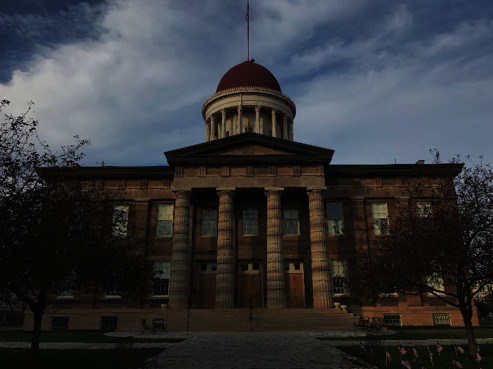
#> input picture _4.python/__code/Python資料視覺化從2D到3D使用matplotlib實作a/springfield.jpg, 493 x 369 px, found by its file name
$ python ch14_19.py
#> lines starting #> are read from the running program, lines starting #| are printed output that depends on the picture
# ch14_19.py
import cv2
import matplotlib.pyplot as plt

src = cv2.imread("springfield.jpg",cv2.IMREAD_GRAYSCALE)
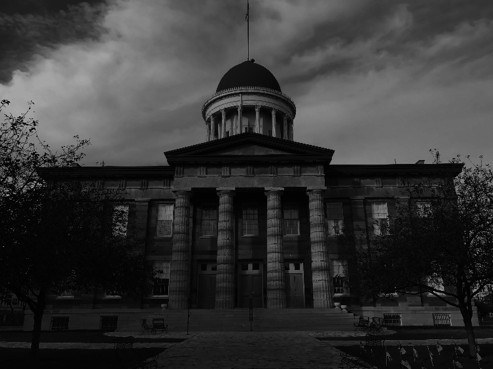
#> src: shape (369, 493); min 0, max 178, mean 53.1
plt.subplot(121)                        # 建立子圖 1
plt.imshow(src, 'gray')                 # 灰階顯示第1張圖
plt.subplot(122)                        # 建立子圖 2
plt.hist(src.ravel(),256)               # 降維再繪製直方圖
plt.tight_layout()
plt.show()
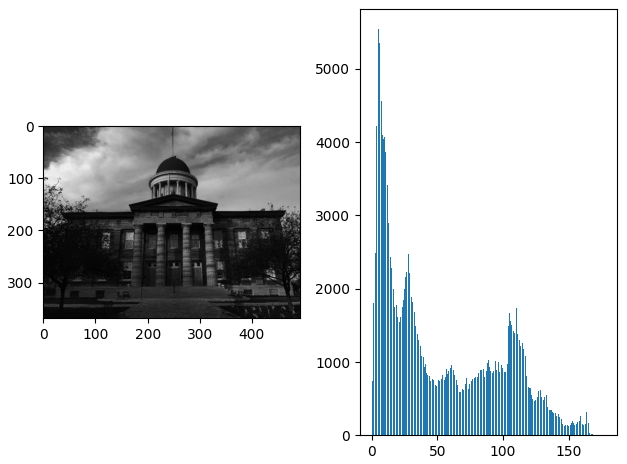
#> figure drawn by matplotlib, 2 panels; panel 2: tallest bar 5541 high, from x = 4.87 to 5.56

$ run again, with _4.python/__code/Python資料視覺化從2D到3D使用matplotlib實作a/macau.jpg copied over _4.python/__code/Python資料視覺化從2D到3D使用matplotlib實作a/springfield.jpg
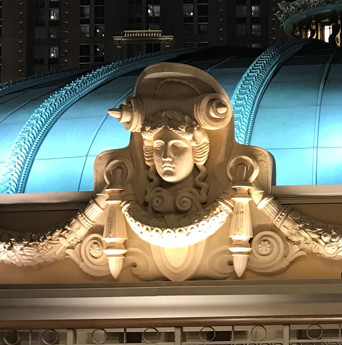
#> input picture _4.python/__code/Python資料視覺化從2D到3D使用matplotlib實作a/macau.jpg, 342 x 345 px, found by its file name
#> `src = cv2.imread("springfield.jpg",cv2.IMREAD_GRAYSCALE)`:
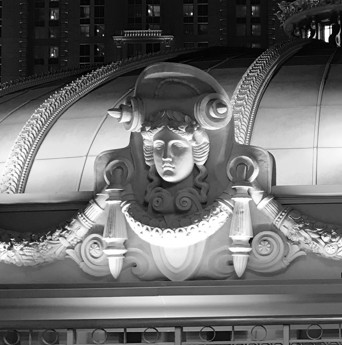
#> src: shape (345, 342); min 0, max 255, mean 107.8
#> `plt.show()`:
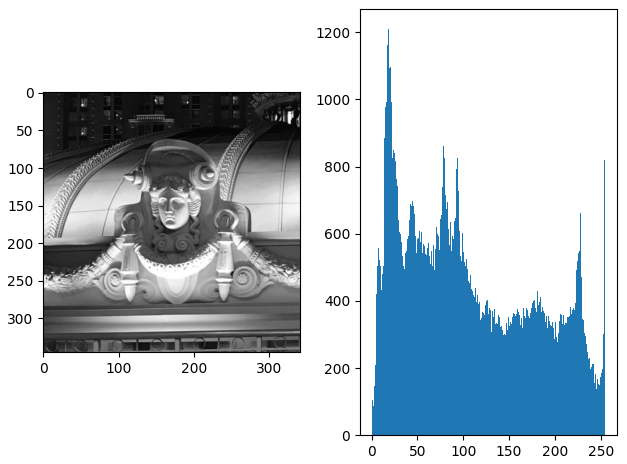
#> figure drawn by matplotlib, 2 panels; panel 2: tallest bar 1209 high, from x = 17.93 to 18.93
